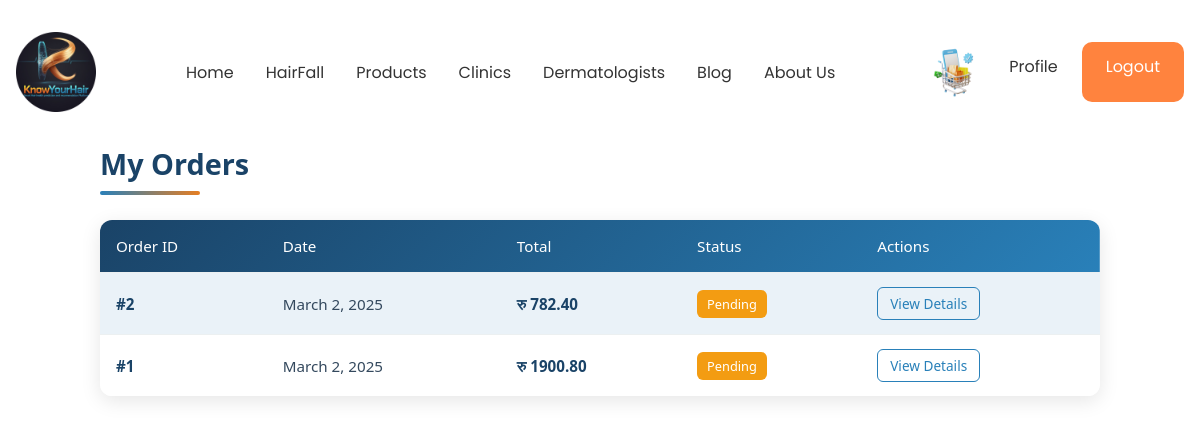
The page /product/my-orders/ (signed in) on the database as committed earlier.
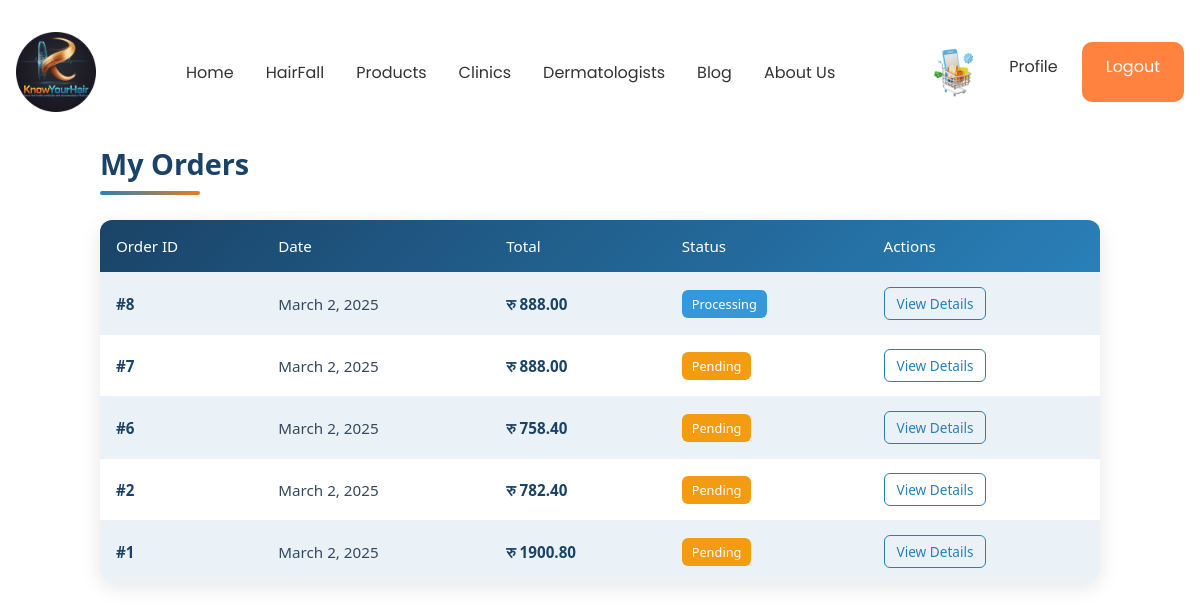
The same page on the database as committed later.
### product/models.py (models this page shows, shortened)
class Order(models.Model):
    STATUS_CHOICES = [
        ('Pending', 'Pending'),
        ('Processing', 'Processing'),
        ('Shipped', 'Shipped'),
        ('Delivered', 'Delivered'),
        ('Cancelled', 'Cancelled'),
    ]
    user = models.ForeignKey(User, on_delete=models.CASCADE, related_name="orders")
    total_amount = models.DecimalField(max_digits=10, decimal_places=2, default=0.00)
    status = models.CharField(max_length=20, choices=STATUS_CHOICES, default='Pending')
    shipping_address = models.TextField()
    phone = models.CharField(max_length=20)
    created_at = models.DateTimeField(auto_now_add=True)
    updated_at = models.DateTimeField(auto_now=True)

### product/views.py (the view)
# urls.py: path('my-orders/', views.my_orders, name='my_orders'),
@login_required
def my_orders(request):
    orders = Order.objects.filter(user=request.user).order_by('-created_at')
    return render(request, 'product/my_orders.html', {'orders': orders})

### product/templates/product/my_orders.html (shortened to what this page needs)
{% extends "base/base.html" %}
{% load static %}
{% block myOrders_css %}
<link rel="stylesheet" type="text/css" href="{% static 'product/css/myOrders.css' %}">
{% endblock %}
{% block content %}
<div class="order-list-container">
    <h2 class="order-list-title">My Orders</h2>
    {% if orders %}
        <div class="order-list-table-container">
            <table class="order-list-table">
                <thead class="order-list-table-head">
                    <tr>
                        <th>Order ID</th>
                        <th>Date</th>
                        <th>Total</th>
                        <th>Status</th>
                        <th>Actions</th>
                    </tr>
                </thead>
                <tbody class="order-list-table-body">
                    {% for order in orders %}
                    <tr>
                        <td class="order-list-order-id">#{{ order.id }}</td>
                        <td class="order-list-date">{{ order.created_at|date:"F j, Y" }}</td>
                        <td class="order-list-amount">रु {{ order.total_amount }}</td>
                        <td>
                            <span class="order-list-badge
                                {% if order.status == 'Pending' %}order-list-badge-warning
                                {% elif order.status == 'Processing' %}order-list-badge-info
                                {% elif order.status == 'Shipped' %}order-list-badge-primary
                                {% elif order.status == 'Delivered' %}order-list-badge-success
                                {% else %}order-list-badge-danger{% endif %}">
                                {{ order.status }}
                            </span>
                        </td>
                        <td>
                            <a href="{% url 'order_details' order.id %}" class="order-list-button">View Details</a>
                        </td>
                    </tr>
                    {% endfor %}
                </tbody>
            </table>
        </div>
    {% else %}
        <div class="order-list-alert">
            <p>You haven't placed any orders yet.</p>
            <a href="{% url 'KnowYourHair-product' %}" class="order-list-browse-button">Browse Products</a>
        </div>
    {% endif %}
</div>
{% endblock %}

Rows that differ between the two databases and show on the page:
added Order: id "8", created_at "March 2, 2025", total_amount "888.00", status "Processing"
added Order: id "7", created_at "March 2, 2025", total_amount "888.00", status "Pending"
added Order: id "6", created_at "March 2, 2025", total_amount "758.40", status "Pending"
